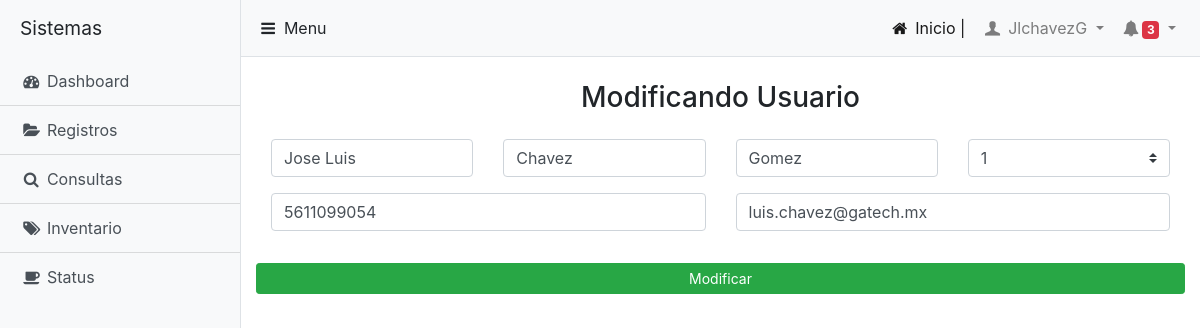
Page /Modificar_usuarioS.php?Id_Usuario=1 (signed in) on the committed database.
### tables this page shows
CREATE TABLE `Usuarios` (
  `Id_Usuario` int(11) NOT NULL,
  `Nombre` varchar(55) NOT NULL,
  `ApellidoP` varchar(55) NOT NULL,
  `ApellidoM` varchar(55) NOT NULL,
  `Id_Nivel` int(11) NOT NULL,
  `Telefono` varchar(355) NOT NULL,
  `Email` varchar(255) NOT NULL,
  `Usuario` varchar(55) NOT NULL,
  `Password` varchar(55) NOT NULL,
  `Imagen` varchar(255) NOT NULL,
  `Fecha` date NOT NULL
);

### Modificar_usuarioS.php (the view, shortened to what this page needs)
<?php
include 'includes/conecta.php';
$usuario = $_SESSION['Usuario'];
$consulta = "SELECT * FROM Usuarios WHERE Usuario = '".$usuario."'";
$respuesta = $conecta->query($consulta);
$fila = $respuesta->fetch_array();
if ($fila > 0) {
  $user = $fila;
}
$id = $_GET['Id_Usuario'];
$recorrido = "SELECT * FROM Usuarios WHERE Id_Usuario = '$id'";
$resultado = $conecta->query($recorrido);
$modifica = $resultado->fetch_array(MYSQLI_ASSOC);
 ?>
<!DOCTYPE html>
<html lang="en" dir="ltr">
  <head>
    <link rel="stylesheet" href="css/bootstrap.css">
    <link rel="stylesheet" href="css/fontello.css">
    <link rel="stylesheet" href="css/simple-sidebar.css">
    <link rel="stylesheet" href="css/pace.css">
  </head>
  <body>
    <div class="d-flex" id="wrapper">
      <?php
              $sidebar = $user['Id_Nivel']; if ($sidebar == 1) { include 'includes/sidebarS.php'; } elseif ($sidebar == 2){ include 'includes/sidebarA.php'; } else { include 'includes/sidebarU.php';}
         ?>
      <div id="page-content-wrapper">
           <?php include 'includes/barra.php'; ?>
             <div class="container-fluid">
                 <h3 class="mt-4 text text-center">Modificando Usuario</h3>
                 <div class="container py-3">
                   <form name="form1" action="<?php echo $_SERVER['PHP_SELF']; ?>" method="post" enctype="multipart/form-data" id="form1">
                      <div class="row">
                             <div class="col">
                                  <input type="text" class="form-control" value="<?php echo $modifica['Nombre']; ?>" name="nombre" placeholder="Nombre" required>
                             </div>
                             <div class="col">
                                  <input type="text" class="form-control" value="<?php echo $modifica['ApellidoP']; ?>" name="apellidop" placeholder="Apellido Paterno" required>
                             </div>
                             <div class="col">
                                  <input type="text" class="form-control" value="<?php echo $modifica['ApellidoM']; ?>" name="apellidom" placeholder="Apellido Materno" required>
                             </div>
                             <div class="col">
                                     <select class="custom-select" name="tusuario" value required>
                                          <option value="<?php echo $modifica['Id_Nivel'];?>"><?php echo $modifica['Id_Nivel'];?></option>
                                     </select>
                             </div>
                      </div>
                        <div class="row py-3">
                        <div class="col">
                                <input type="tel" class="form-control" value="<?php echo $modifica['Telefono']; ?>" name="telefono" placeholder="Telefono" required>
                        </div>
                        <div class="col">
                                <input type="email" class="form-control" value="<?php echo $modifica['Email']; ?>" name="email" placeholder="Email" required>
                        </div>
                      </div>
                        <div class="row py-3">
                          <input type="submit" name="modificar" value="Modificar" class="btn btn-success btn-sm btn-lg btn-block">
                        </div>
                     </div>
                   </div>
             </div>
        </div>
   </body>
</html>

### css/simple-sidebar.css (style rules this page uses)
#wrapper { overflow-x: hidden; }
#page-content-wrapper { min-width: 100vw; }
@media (min-width: 768px) { #page-content-wrapper { min-width: 0; width: 100%; } }

### rows in the picture
usuarios: nombre "Jose Luis", apellidop "Chavez", apellidom "Gomez", tusuario "1", telefono "5611099054", email "luis.chavez@gatech.mx"

### other values in the picture
$usuario "JlchavezG"
$count "3"
